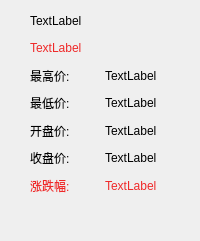
<?xml version="1.0" encoding="UTF-8"?>
<ui version="4.0">
 <class>InfoDisplay</class>
 <widget class="QDialog" name="InfoDisplay">
  <property name="geometry">
   <rect>
    <x>0</x>
    <y>0</y>
    <width>200</width>
    <height>241</height>
   </rect>
  </property>
  <property name="windowTitle">
   <string>Dialog</string>
  </property>
  <widget class="QWidget" name="layoutWidget">
   <property name="geometry">
    <rect>
     <x>30</x>
     <y>10</y>
     <width>144</width>
     <height>186</height>
    </rect>
   </property>
   <layout class="QVBoxLayout" name="verticalLayout">
    <item>
     <widget class="QLabel" name="ts_code">
      <property name="text">
       <string>TextLabel</string>
      </property>
     </widget>
    </item>
    <item>
     <widget class="QLabel" name="date">
      <property name="styleSheet">
       <string notr="true">color: rgb(239, 41, 41);
font: 13pt &quot;Cantarell&quot;;</string>
      </property>
      <property name="text">
       <string>TextLabel</string>
      </property>
     </widget>
    </item>
    <item>
     <layout class="QHBoxLayout" name="horizontalLayout">
      <item>
       <widget class="QLabel" name="max_l">
        <property name="text">
         <string>最高价:</string>
        </property>
       </widget>
      </item>
      <item>
       <widget class="QLabel" name="max_price">
        <property name="text">
         <string>TextLabel</string>
        </property>
       </widget>
      </item>
     </layout>
    </item>
    <item>
     <layout class="QHBoxLayout" name="horizontalLayout_2">
      <item>
       <widget class="QLabel" name="min_l">
        <property name="text">
         <string>最低价:</string>
        </property>
       </widget>
      </item>
      <item>
       <widget class="QLabel" name="min_price">
        <property name="text">
         <string>TextLabel</string>
        </property>
       </widget>
      </item>
     </layout>
    </item>
    <item>
     <layout class="QHBoxLayout" name="horizontalLayout_3">
      <item>
       <widget class="QLabel" name="open_l">
        <property name="text">
         <string>开盘价:</string>
        </property>
       </widget>
      </item>
      <item>
       <widget class="QLabel" name="open_price">
        <property name="text">
         <string>TextLabel</string>
        </property>
       </widget>
      </item>
     </layout>
    </item>
    <item>
     <layout class="QHBoxLayout" name="horizontalLayout_4">
      <item>
       <widget class="QLabel" name="close_l">
        <property name="text">
         <string>收盘价:</string>
        </property>
       </widget>
      </item>
      <item>
       <widget class="QLabel" name="close_price">
        <property name="text">
         <string>TextLabel</string>
        </property>
       </widget>
      </item>
     </layout>
    </item>
    <item>
     <layout class="QHBoxLayout" name="horizontalLayout_5">
      <item>
       <widget class="QLabel" name="pct_chg_l">
        <property name="styleSheet">
         <string notr="true">font: 13pt &quot;Cantarell&quot;;
color: rgb(239, 41, 41);</string>
        </property>
        <property name="text">
         <string>涨跌幅:</string>
        </property>
       </widget>
      </item>
      <item>
       <widget class="QLabel" name="pct_chg">
        <property name="styleSheet">
         <string notr="true">font: 13pt &quot;Cantarell&quot;;
color: rgb(239, 41, 41);</string>
        </property>
        <property name="text">
         <string>TextLabel</string>
        </property>
       </widget>
      </item>
     </layout>
    </item>
   </layout>
  </widget>
 </widget>
 <resources/>
 <connections/>
</ui>
